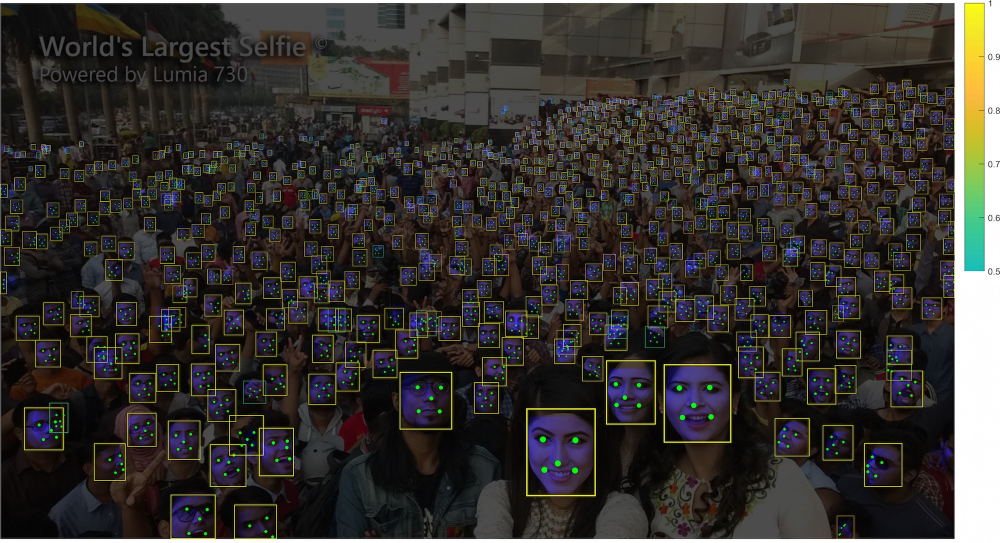
#> input picture resources/11513D05.jpg, 2000 x 1086 px (shown at 1/2 size)
$ python -i face_preprocess.py   (imports and definitions only)   (older library calls are emulated)
#> lines starting #> are read from the running program, lines starting #| are printed output that depends on the picture

import cv2
import numpy as np
import re
from skimage import transform as trans

def parse_lst_line(line):
  vec = line.strip().split("\t")
  assert len(vec)>=3
  aligned = int(vec[0])
  image_path = vec[2]
  label = int(re.sub("\D","",vec[1]))
  bbox = None
  landmark = None
  #print(vec)
  if len(vec)>3:
    bbox = np.zeros( (4,), dtype=np.int32)
    for i in range(3,7):
      bbox[i-3] = int(vec[i])
    landmark = None
    if len(vec)>7:
      _l = []
      for i in range(7,17):
        _l.append(float(vec[i]))
      landmark = np.array(_l).reshape( (2,5) ).T
  #print(aligned)
  return image_path, label, bbox, landmark, aligned


def read_image(img_path, **kwargs):
  mode = kwargs.get('mode', 'rgb')
  layout = kwargs.get('layout', 'HWC')
  if mode=='gray':
    img = cv2.imread(img_path, cv2.CV_LOAD_IMAGE_GRAYSCALE)
  else:
    img = cv2.imread(img_path, cv2.CV_LOAD_IMAGE_COLOR)
    if mode=='rgb':
      #print('to rgb')
      img = img[...,::-1]
    if layout=='CHW':
      img = np.transpose(img, (2,0,1))
  return img


def preprocess(img, bbox=None, landmark=None, **kwargs):
  #print('-' * 50)
  #print('landmark: ',landmark)
  if isinstance(img, str):
    img = read_image(img, **kwargs)
  M = None
  image_size = []
  str_image_size = kwargs.get('image_size', '')
  if len(str_image_size)>0:
    image_size = [int(x) for x in str_image_size.split(',')]
    if len(image_size)==1:
      image_size = [image_size[0], image_size[0]]
    assert len(image_size)==2
    assert image_size[0]==112
    assert image_size[0]==112 or image_size[1]==96
  if landmark is not None:
    assert len(image_size)==2

    src = np.array([
      [30.2946, 51.6963],
      [65.5318, 51.5014],
      [48.0252, 71.7366],
      [33.5493, 92.3655],
      [62.7299, 92.2041] ], dtype=np.float32 )

    if image_size[1]==112:
      src[:,0] += 8.0
    dst = landmark.astype(np.float32)

    tform = trans.SimilarityTransform()
    tform.estimate(dst, src)
    M = tform.params[0:2,:]
    #print(M)
    # = cv2.estimateRigidTransform( dst.reshape(1,5,2), src.reshape(1,5,2), False)

  if M is None:
    if bbox is None: #use center crop
      det = np.zeros(4, dtype=np.int32)
      det[0] = int(img.shape[1]*0.0625)
      det[1] = int(img.shape[0]*0.0625)
      det[2] = img.shape[1] - det[0]
      det[3] = img.shape[0] - det[1]
    else:
      det = bbox
    margin = kwargs.get('margin', 44)
    bb = np.zeros(4, dtype=np.int32)
    bb[0] = np.maximum(det[0]-margin/2, 0)
    bb[1] = np.maximum(det[1]-margin/2, 0)
    bb[2] = np.minimum(det[2]+margin/2, img.shape[1])
    bb[3] = np.minimum(det[3]+margin/2, img.shape[0])
    ret = img[bb[1]:bb[3],bb[0]:bb[2],:]
    if len(image_size)>0:
      ret = cv2.resize(ret, (image_size[1], image_size[0]))
    return ret
  else: #do align using landmark
    assert len(image_size)==2

    # [9 lines of commented-out code are left out]
    warped = cv2.warpAffine(img,M,(image_size[1],image_size[0]), borderValue = 0.0)

    #tform3 = trans.ProjectiveTransform()
    #tform3.estimate(src, dst)
    #warped = trans.warp(img, tform3, output_shape=_shape)
    return warped

>>> import cv2
>>> picture = cv2.imread('../../resources/11513D05.jpg')
#> picture is the input picture: shape (1086, 2000, 3); mean B, G, R 47.6, 50.8, 53.9
>>> result = preprocess(picture)
#> in preprocess, `ret = img[bb[1]:bb[3],bb[0]:bb[2],:]`:
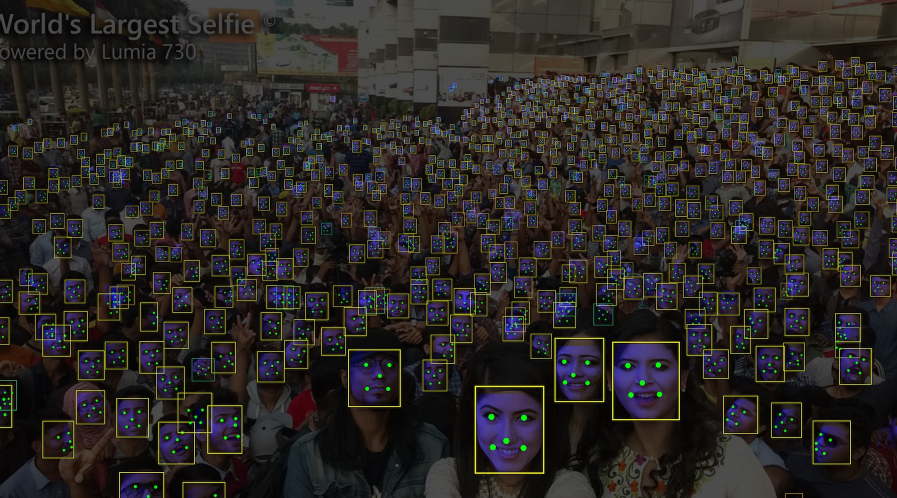
#> ret: shape (996, 1794, 3) (shown at 1/2 size); mean B, G, R 36.9, 39.1, 42.9
